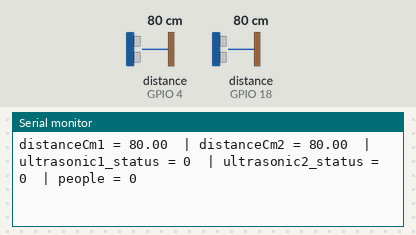
Bench run of a sketch on a simulated ESP32. On the bench: the last lines printed to the serial monitor. The inputs (shaded band) are chosen by the test bench; at power-on: distance to the obstacle (sensors on GPIO 4, GPIO 18) 80 cm. The echo pulse lasts 58.3 µs per cm; WiFi joins after 1.5 s; servers stay silent unless stated; random numbers use the default seed unless the sketch sets one; no MQTT or app messages arrive unless stated.

Above: at 2.7 s.
2.8 s: distance to the obstacle (sensor on GPIO 4) set to 9 cm
At 2.93 s:
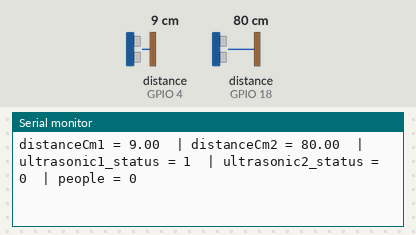
5.8 s: distance to the obstacle (sensor on GPIO 18) set to 2 cm
At 5.8 s:
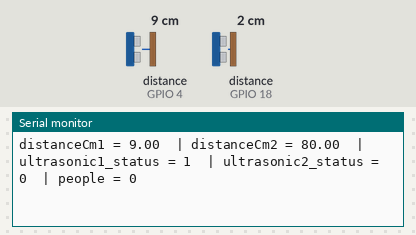
7.3 s: distance to the obstacle (sensor on GPIO 4) set to 2 cm
At 7.39 s:
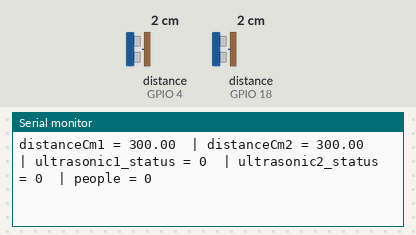
8.8 s: distance to the obstacle (sensor on GPIO 18) set to 120 cm
At 8.87 s:
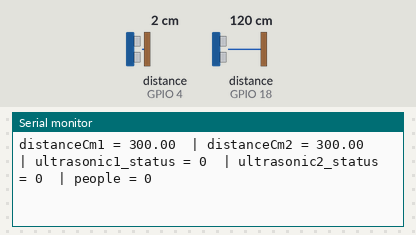
11.8 s: distance to the obstacle (sensor on GPIO 18) set to 250 cm
At 11.91 s:
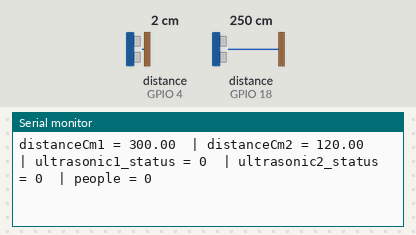
14.8 s: distance to the obstacle (sensor on GPIO 4) set to 4 cm
At 14.91 s:
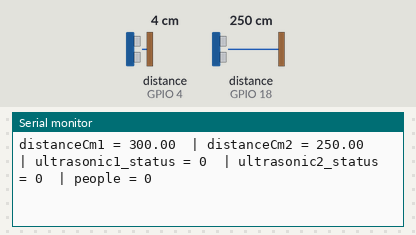
Timing chart, 0 to 17.8 s (numbered marks = the images above; inputs shaded):
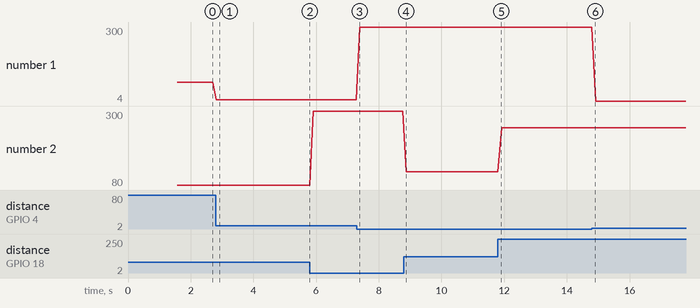

Measured:
- after the input at 2.8 s, the serial monitor: prints a new line at once (image 1)
- after the input at 7.3 s, the serial monitor: prints a new line after 0.09 s (image 3)
- plotted number 1: 80 → 9 after the input at 2.8 s, 300 → 4 after the input at 14.8 s
- plotted number 2: 80 → 300 after the input at 5.8 s, 300 → 120 after the input at 8.8 s, 120 → 250 after the input at 11.8 s

The sketch:

mqtt_ultrasound.ino
```cpp
#include <WiFi.h>
#include <PubSubClient.h>
#include <Ultrasonic.h>

const char* ssid = "Galaxy A33 5G9A9E";
const char* password =  "ywvt0455";
const char* mqttServer = "192.168.117.35";
const int mqttPort = 1883;

WiFiClient espClient;
PubSubClient client(espClient);

unsigned long previousMillis = 0;
const unsigned long interval = 10000; // 10 second interval


Ultrasonic ultrasonic2(5, 18); //(trig, echo)
Ultrasonic ultrasonic1(2, 4);

long duration1;
long duration2;
float distanceCm1;
float distanceCm2;

int ultrasonic1_status=0;
int ultrasonic2_status=0;
int people=0;
int in_state=0;
int out_state=0;
int in_timeout;
int out_timeout;
int timeout=1000000;
int distance=80;

void peoplecount(){

  distanceCm1 = ultrasonic1.read();
  if (distanceCm1<3){distanceCm1=300;}
  distanceCm2 = ultrasonic2.read();
  if (distanceCm2<3){distanceCm2=300;}

  if(distanceCm1<distance){ultrasonic1_status=1;}

  else{ultrasonic1_status=0;}

  if(distanceCm2<distance){ultrasonic2_status=1;}

  else{ultrasonic2_status=0;}

  if(ultrasonic1_status==1 && ultrasonic2_status==0 && out_state==0 && in_state==0){
    in_state=1;
    in_timeout=micros();
  }
  if(micros()-in_timeout>timeout){
    in_state=0;
  }
  if(in_state==1 && ultrasonic2_status==1){
    people++;
    delay(100);
    in_state=0;
  }

  if(ultrasonic1_status==0 && ultrasonic2_status==1 && in_state==0 && out_state==0){
    out_state=1;
    out_timeout=micros();
  }
  if(micros()-out_timeout>timeout){
    out_state=0;
  }
  if(out_state==1 && ultrasonic1_status==1){
    people--;
    delay(100);
    out_state=0;
  }

}


void setup() {
  Serial.begin(115200);

  WiFi.begin(ssid, password);

  while (WiFi.status() != WL_CONNECTED) {
    delay(500);
    Serial.println("Connecting to WiFi...");
  }
  Serial.println("Connected to the WiFi network");

  client.setServer(mqttServer, mqttPort);

  while (!client.connected()) {
    Serial.println("Connecting to MQTT...");
    String clientId = "ESP32Client-";
    clientId += String(random(0xffff), HEX);
    client.setKeepAlive(10);
    // if (client.connect("ESP32Client")) {
    if (client.connect(clientId.c_str())) {
      Serial.println("connected");
    } else {
      Serial.print("failed with state ");
      Serial.print(client.state());
      delay(2000);
    }
  }

  client.publish("testTopic", "Hello from ESP32");
}
void mqttpublish(){
  if (client.connected()) {
  String payload = "1 people= " + String(people);
  client.publish("esp32/test", payload.c_str());
  // client.publish("esp32/test", "Hello from ESP32(2)");
  }
}
void print_readings(){
    Serial.print("distanceCm1 = ");
    Serial.print(distanceCm1);
    Serial.print("  | distanceCm2 = ");
    Serial.print(distanceCm2);
    Serial.print("  | ultrasonic1_status = ");
    Serial.print(ultrasonic1_status);
    Serial.print("  | ultrasonic2_status = ");
    Serial.print(ultrasonic2_status);
    Serial.print("  | people = ");
    Serial.println(people);
}
void loop() {

  peoplecount();
  unsigned long currentMillis = millis();
  if (currentMillis - previousMillis >= interval) {
    previousMillis = currentMillis;
    mqttpublish();
    // print_readings();
  }
  print_readings();
  delay(100);
}
```
